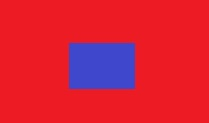
#> input picture lab_9/origins/bb.jpg, 209 x 123 px
$ python task_4.py
#> lines starting #> are read from the running program, lines starting #| are printed output that depends on the picture
from collections import deque
from typing import Dict, List, Set, Tuple

import matplotlib.pyplot as plt
import numpy as np
from PIL import Image


def build_graph(
    image_array: np.ndarray, lambda_: float = 1.0, sigma: float = 1.0
) -> Dict[Tuple[int, int], Dict[Tuple[int, int], float]]:
    """Построение графа смежности для изображения."""
    height, width = image_array.shape[:2]
    graph = {}

    # Создаем вершины для всех пикселей
    for y in range(height):
        for x in range(width):
            graph[(x, y)] = {}

    # Добавляем рёбра между соседними пикселями
    for y in range(height):
        for x in range(width):
            current_color = image_array[y, x]

            # Право
            if x < width - 1:
                neighbor_color = image_array[y, x + 1]
                weight = lambda_ * np.exp(
                    -sigma * np.linalg.norm(current_color - neighbor_color)
                )
                graph[(x, y)][(x + 1, y)] = weight
                graph[(x + 1, y)][(x, y)] = weight

            # Низ
            if y < height - 1:
                neighbor_color = image_array[y + 1, x]
                weight = lambda_ * np.exp(
                    -sigma * np.linalg.norm(current_color - neighbor_color)
                )
                graph[(x, y)][(x, y + 1)] = weight
                graph[(x, y + 1)][(x, y)] = weight

    return graph


def calculate_tlink_weights(
    pixel: Tuple[int, int],
    image_array: np.ndarray,
    object_seeds: Set[Tuple[int, int]],
    background_seeds: Set[Tuple[int, int]],
) -> Tuple[float, float]:
    """
    Вычисление весов рёбер между пикселем и истоком/стоком
    Возвращает (вес к истоку, вес к стоку)
    """
    # Если пиксель в object seeds - бесконечный вес к истоку
    if pixel in object_seeds:
        return float("inf"), 0.0

    # Если пиксель в background seeds - бесконечный вес к стоку
    if pixel in background_seeds:
        return 0.0, float("inf")

    # Вычисляем схожесть с object seeds
    obj_weight = 0.0
    if object_seeds:
        similarities = [
            np.exp(-np.linalg.norm(image_array[y, x] - image_array[pixel[1], pixel[0]]))
            for x, y in object_seeds
        ]
        if similarities:
            obj_weight = np.mean(similarities)
        else:
            obj_weight = 0.0

    # Вычисляем схожесть с background seeds
    bg_weight = 0.0
    if background_seeds:
        similarities = [
            np.exp(-np.linalg.norm(image_array[y, x] - image_array[pixel[1], pixel[0]]))
            for x, y in background_seeds
        ]
        if similarities:
            bg_weight = np.mean(similarities)
        else:
            bg_weight = 0.0

    return obj_weight, bg_weight


def add_source_sink(
    graph: Dict[Tuple[int, int], Dict[Tuple[int, int], float]],
    image_array: np.ndarray,
    object_seeds: Set[Tuple[int, int]],
    background_seeds: Set[Tuple[int, int]],
) -> Tuple[Tuple[int, int], Tuple[int, int]]:
    """Добавляет исток и сток в граф для алгоритма минимального разреза."""
    source = (-1, -1)
    sink = (-2, -2)

    graph[source] = {}
    graph[sink] = {}

    height, width = image_array.shape[:2]

    # Добавляем рёбра от истока к object seeds
    for pixel in object_seeds:
        graph[source][pixel] = float("inf")
        graph[pixel][source] = float("inf")

    # Добавляем рёбра от background seeds к стоку
    for pixel in background_seeds:
        graph[pixel][sink] = float("inf")
        graph[sink][pixel] = float("inf")

    # Добавляем рёбра от истока и стока к остальным пикселям
    for y in range(height):
        for x in range(width):
            pixel = (x, y)
            if pixel not in object_seeds and pixel not in background_seeds:
                obj_weight, bg_weight = calculate_tlink_weights(
                    pixel, image_array, object_seeds, background_seeds
                )
                graph[source][pixel] = obj_weight
                graph[pixel][source] = obj_weight
                graph[pixel][sink] = bg_weight
                graph[sink][pixel] = bg_weight

    return source, sink


def bfs(
    residual_graph: Dict[Tuple[int, int], Dict[Tuple[int, int], float]],
    source: Tuple[int, int],
    sink: Tuple[int, int],
    parent: Dict[Tuple[int, int], Tuple[int, int]],
) -> bool:
    """Поиск в ширину для нахождения увеличивающего пути в алгоритме Форда-Фалкерсона."""
    visited = set()
    queue = deque()
    queue.append(source)
    visited.add(source)

    while queue:
        u = queue.popleft()

        for v, capacity in residual_graph[u].items():
            if v not in visited and capacity > 0:
                queue.append(v)
                visited.add(v)
                parent[v] = u
                if v == sink:
                    return True
    return False


def ford_fulkerson(
    graph: Dict[Tuple[int, int], Dict[Tuple[int, int], float]],
    source: Tuple[int, int],
    sink: Tuple[int, int],
) -> Tuple[Dict[Tuple[int, int], Dict[Tuple[int, int], float]], Set[Tuple[int, int]]]:
    """Реализация алгоритма Форда-Фалкерсона для нахождения минимального разреза."""
    # Создаем остаточный граф
    residual_graph = {
        u: {v: capacity for v, capacity in neighbors.items()}
        for u, neighbors in graph.items()
    }

    parent = {}
    max_flow = 0

    # Находим увеличивающие пути пока это возможно
    while bfs(residual_graph, source, sink, parent):
        path_flow = float("inf")
        s = sink

        # Находим минимальный поток в пути
        while s != source:
            path_flow = min(path_flow, residual_graph[parent[s]][s])
            s = parent[s]

        # Обновляем остаточные пропускные способности
        v = sink
        while v != source:
            u = parent[v]
            residual_graph[u][v] -= path_flow
            residual_graph[v][u] += path_flow
            v = u

        max_flow += path_flow
        parent = {}

    # Находим все достижимые вершины из истока в остаточном графе
    visited = set()
    queue = deque()
    queue.append(source)
    visited.add(source)

    while queue:
        u = queue.popleft()

        for v, capacity in residual_graph[u].items():
            if v not in visited and capacity > 0:
                visited.add(v)
                queue.append(v)

    return residual_graph, visited


def graph_cut_segmentation(
    image_array: np.ndarray,
    object_points: List[Tuple[int, int]],
    background_points: List[Tuple[int, int]],
    lambda_: float = 1.0,
    sigma: float = 1.0,
) -> np.ndarray:
    """Основная функция для выполнения сегментации с помощью разрезов."""
    # Преобразуем списки точек в множества
    object_seeds = set((x, y) for x, y in object_points)
    background_seeds = set((x, y) for x, y in background_points)

    # Строим граф
    graph = build_graph(image_array, lambda_, sigma)

    # Добавляем исток и сток
    source, sink = add_source_sink(graph, image_array, object_seeds, background_seeds)

    # Находим минимальный разрез
    residual_graph, reachable = ford_fulkerson(graph, source, sink)

    # Создаем маску (1 - объект, 0 - фон)
    height, width = image_array.shape[:2]
    mask = np.zeros((height, width), dtype=np.uint8)

    for y in range(height):
        for x in range(width):
            if (x, y) in reachable:
                mask[y, x] = 1

    for x, y in object_seeds:
        mask[y, x] = 1

    for x, y in background_seeds:
        mask[y, x] = 0

    return mask


def select_points(image_array: np.ndarray, title: str) -> List[Tuple[int, int]]:
    """Интерактивный выбор точек пользователем"""
    fig, ax = plt.subplots(figsize=(10, 8))
    ax.imshow(image_array)
    ax.set_title(
        f"{title} (Кликните левой кнопкой чтобы добавить точку, правой - завершить)"
    )

    points = []

    def on_click(event):
        if event.inaxes != ax:
            return

        if event.button == 1:
            x, y = int(event.xdata), int(event.ydata)
            points.append((x, y))
            ax.plot(x, y, "ro")
            fig.canvas.draw()
            print(f"Добавлена точка: {(x, y)}")
        elif event.button == 3:
            plt.close()

    fig.canvas.mpl_connect("button_press_event", on_click)
    plt.show()

    return points


def apply_mask(image_array: np.ndarray, mask: np.ndarray) -> np.ndarray:
    """Накладываем маску на изображение"""
    masked_image = np.zeros_like(image_array)
    for c in range(3):
        masked_image[:, :, c] = np.where(mask == 1, image_array[:, :, c], 0)
    return masked_image


def main() -> None:
    # Параметры алгоритма
    lambda_ = 1.0
    sigma = 1.0
    image_path = "origins/bb.jpg"

    # Загрузка изображения
    img = Image.open(image_path)
#> img is the input picture: PIL image 209x123 RGB; mean R, G, B 216.4, 32.2, 55.9
    img_array = np.array(img)

    # Выбор точек для объекта
    print("Выберите точки принадлежащие объекту (object):")
    object_points = select_points(img_array, "Выбор точек объекта")
#> object_points = []

    # Выбор точек для фона
    print("Выберите точки принадлежащие фону (background):")
    background_points = select_points(img_array, "Выбор точек фона")
#> background_points = []

    # Выполняем сегментацию
    mask = graph_cut_segmentation(
        img_array, object_points, background_points, lambda_, sigma
    )
#> in graph_cut_segmentation, `object_seeds = set((x, y) for x, y in object_points)`: object_seeds = 0 items
#> after the loop in build_graph, `for y in range(height):`: graph = 25707 items
#> after the loop in add_source_sink, `for pixel in object_seeds:`: graph = 25709 items
#> after the loop in graph_cut_segmentation, `for y in range(height):`: mask: shape (123, 209); every value is 0

    # Применяем маску к изображению
    result = apply_mask(img_array, mask)
#> after the loop in apply_mask, `for c in range(3):`: masked_image: shape (123, 209, 3); every value is 0

    # Визуализация результатов
    plt.figure(figsize=(15, 7))

    # Исходное изображение с отмеченными точками
    plt.subplot(1, 2, 1)
    plt.imshow(img_array)
    if object_points:
        fx, fy = zip(*object_points)
        plt.scatter(fx, fy, c="r", label="Object")
    if background_points:
        bx, by = zip(*background_points)
        plt.scatter(bx, by, c="b", label="Background")
    plt.title("Исходное изображение с seeds")
    plt.legend()

    # Результат сегментации
    plt.subplot(1, 2, 2)
    plt.imshow(result)
    plt.title("Результат сегментации")

    plt.tight_layout()
    plt.savefig("results/segmentation_result.png")
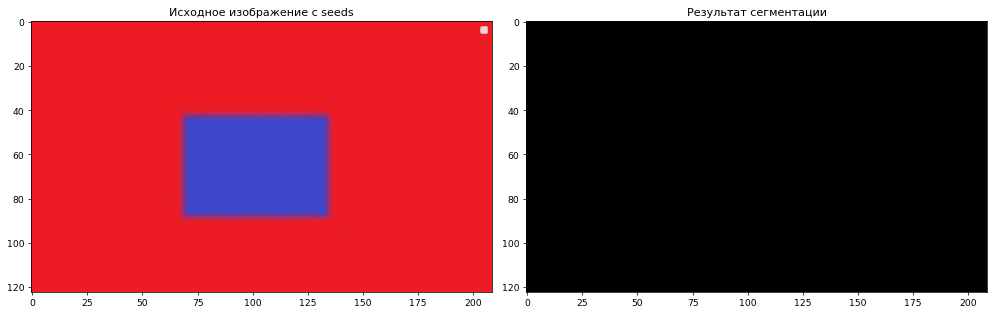
#> figure drawn by matplotlib, 2 panels
    plt.show()


if __name__ == "__main__":
    main()
